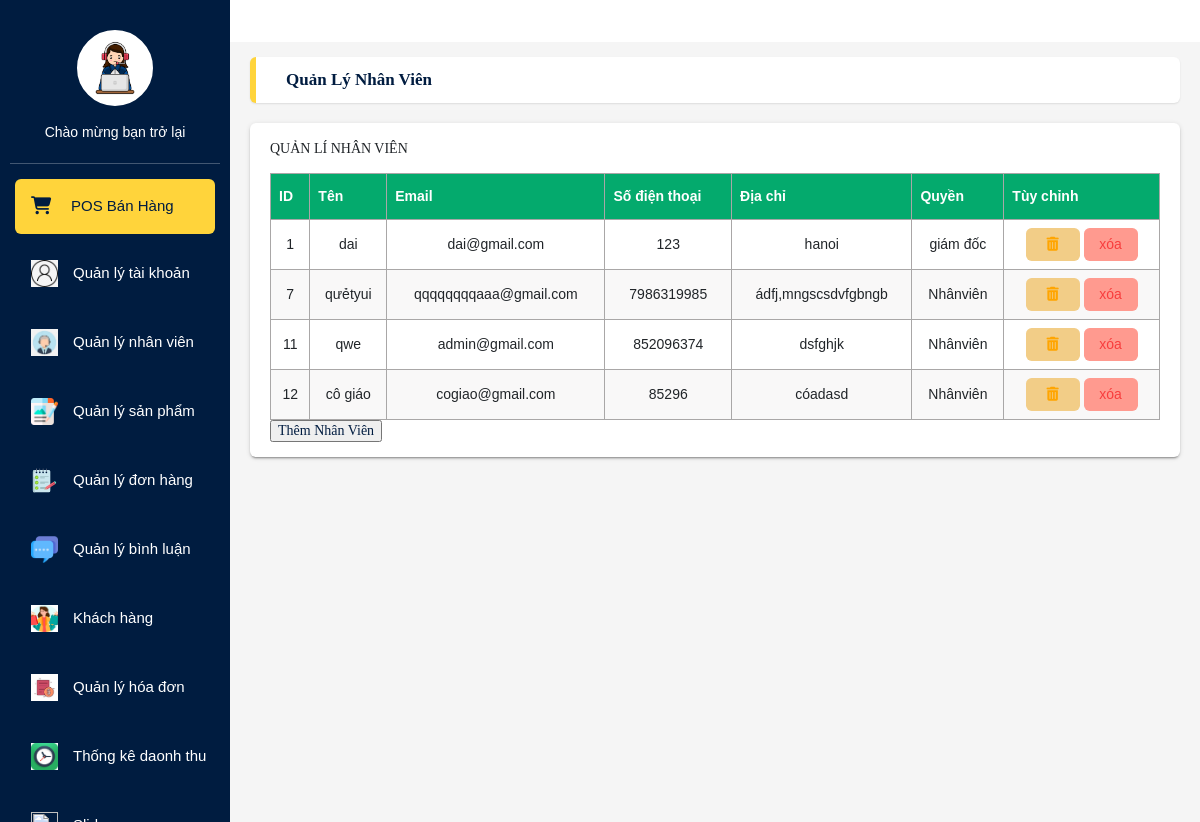
Screenshot of /admin/qlNV.php with the database file from the repository.
### tables this page shows
CREATE TABLE `tbltk` (
  `id_taikhoan` int(11) NOT NULL,
  `ten` varchar(50) NOT NULL,
  `email` varchar(255) NOT NULL,
  `pass` varchar(255) NOT NULL,
  `sdt` varchar(15) NOT NULL,
  `quyen` varchar(255) NOT NULL,
  `diachi` varchar(255) NOT NULL
);

### admin/qlNV.php (the view, shortened to what this page needs)
<?php
include "header.php";
include "Left_side.php";
?>
 <main class="app-content">
        <div class="app-title">
            <ul class="app-breadcrumb breadcrumb side">
            <li class="breadcrumb-item active"><a href="qlyhoadon.php"><b>Quản lý Nhân Viên</b></a></li>
            </ul>
        </div>
        <div class="row">
            <div class="col-md-12">
                <div class="tile">
                    <div class="tile-body" >
    <?php
    $conn = mysqli_connect("localhost","root","","cuahangtienloi");
    if(!$conn){
        die("Kết nối không thành công");
    }
    else{
        $sql = "SELECT * FROM tbltk";
        $result = mysqli_query($conn,$sql);
        if(mysqli_num_rows($result)>0){
                echo "<p>QUẢN LÍ NHÂN VIÊN</p>";
                echo"<table id='customers'>";
                    echo "<thead>";
                        echo "<tr>
                            <th>ID</th>
                            <th>Tên</th>
                            <th>Email</th>
                            <th>Số điện thoại</th>
                            <th>Địa chỉ</th>
                            <th>Quyền</th>
                            <th>Tùy chỉnh</th>
                        </tr>
                    </thead>
                    <tbody>";
                        while($row = mysqli_fetch_assoc($result)){
                                if($row["quyen"]!='0' && $row["quyen"]!=''){
                            echo "<tr>";
                                echo "<td>" . $row["id_taikhoan"] . "</td>";
                                echo "<td>" . $row["ten"] . "</td>";
                                echo "<td>" . $row["email"] . "</td>";
                                echo "<td>" . $row["sdt"] . "</td>";
                                echo "<td>" . $row["diachi"] . "</td>";
                                echo "<td>" . $row["quyen"] . "</td>";
                                echo "<td> <a href='editNV.php?id_taikhoan=".$row["id_taikhoan"]."'class='btn btn-edit' type='button' title='Sửa'>
                            <i class='fas fa-trash-alt'></i> </a>
                            <a href='deleteNV.php?id_taikhoan=".$row["id_taikhoan"]."'
                           onclick = \" javascript: return confirm('ban chac chan muon xoa') \" class='btn btn-delete' type='button' title='Xóa'>xóa</a> </td>
                           ";
                            echo"</tr>";
                                }
                    }
                    echo "</tbody>";
                    echo "</table>";
        }
        else{
            echo "Khong co ban ghi";
        }
    }
?>
</div>
    <button>
        <a href = 'createAccoutNV.php'> Thêm Nhân Viên </a>
    </button>
    </div>
    </div>
    </div>
</body>
</html>

### admin/css/main.css (style rules this page uses)
:root { --primary-color: rgb(243, 40, 40); --white-color: #fff; --black-color: #000; --text-color: #333; --border-color: #dbdbdb; --star-color: #FFCE3E; --blue-color: #409de3; --header-height: 120px; --navbar-height: 34px; --main-text-font: Arial, Helvetica, sans-serif; --header-with-search-height: calc(var(--header-height) - var(--navbar-height)); }
body { margin: 0; font-size: 14px; font-weight: 400; line-height: 1.5; color: #212529; text-align: left; background-color: #FFF; }
.row { display: -webkit-box; display: -ms-flexbox; display: flex; -ms-flex-wrap: wrap; flex-wrap: wrap; margin-right: -15px; margin-left: -15px; }
li { list-style: none; }
ul { margin: 0; }
a { color: rgb(0, 28, 64); text-decoration: none; background-color: transparent; }
p { margin-top: 0; }
.app-content { min-height: calc(100vh - 50px); padding: 15px 20px; background-color: #f5f5f5; -webkit-transition: margin-left 0.3s ease; -o-transition: margin-left 0.3s ease; transition: margin-left 0.3s ease; margin-left: 230px; margin-top: 42px; }
.app-title { display: flex; -webkit-box-align: center; align-items: center; -webkit-box-pack: justify; justify-content: space-between; -webkit-box-orient: horizontal; -webkit-box-direction: normal; flex-direction: row; background-color: #FFF; border-radius: 0.375rem; padding: 10px 30px; box-shadow: 0 1px 2px rgb(0 0 0 / 10%); border-left: 6px solid #FFD43B; margin-bottom: 20px; }
.app-breadcrumb { margin-bottom: 0; font-weight: 500; font-size: 17px; text-transform: capitalize; text-align: left; padding: 0; background-color: transparent; }
.breadcrumb { display: flex; flex-wrap: wrap; list-style: none; border-radius: 0.25rem; }
.breadcrumb-item.active { color: #6c757d; }
.col-md-12 { -webkit-box-flex: 0; max-width: 100%; position: relative; width: 100%; min-height: 1px; padding-right: 15px; padding-left: 15px; }
.tile { position: relative; background: #ffffff; border-radius: 0.375rem; padding: 15px 20px ; -webkit-box-shadow: 0 2px 2px 0 rgba(0, 0, 0, 0.14), 0 1px 5px 0 rgba(0, 0, 0, 0.12), 0 3px 1px -2px rgba(0, 0, 0, 0.2); box-shadow: 0 2px 2px 0 rgba(0, 0, 0, 0.14), 0 1px 5px 0 rgba(0, 0, 0, 0.12), 0 3px 1px -2px rgba(0, 0, 0, 0.2); margin-bottom: 30px; -webkit-transition: all 0.3s ease-in-out; -o-transition: all 0.3s ease-in-out; transition: all 0.3s ease-in-out; }
.btn:not(:disabled):not(.disabled) { cursor: pointer; }
.btn { display: inline-block; font-weight: 500; text-align: center; white-space: nowrap; vertical-align: middle; -webkit-user-select: none; -moz-user-select: none; -ms-user-select: none; user-select: none; border: 2px solid transparent; padding: 0.375rem 0.75rem; font-size: 0.875rem; font-family: var(--main-text-font); line-height: 1.5; border-radius: 0.357rem; -webkit-transition: background-color 0.3s ease-in-out, border-color 0.3s ease-in-out, -webkit-box-shadow 0.3s cubic-bezier(0.35, 0, 0.25, 1), -webkit-transform 0.2s cubic-bezier(0.35, 0, 0.25, 1); transition: background-color 0.3s ease-in-out, border-color 0.3s ease-in-out, -webkit-box-shadow 0.3s cubic-bezier(0.35, 0, 0.25, 1), -webkit-transform 0.2s cubic-bezier(0.35, 0, 0.25, 1); -o-transition: box-shadow 0.3s cubic-bezier(0.35, 0, 0.25, 1), transform 0.2s cubic-bezier(0.35, 0, 0.25, 1), background-color 0.3s ease-in-out, border-color 0.3s ease-in-out; transition: box-shadow 0.3s cubic-bezier(0.35, 0, 0.25, 1), transform 0.2s cubic-bezier(0.35, 0, 0.25, 1), background-color 0.3s ease-in-out, border-color 0.3s ease-in-out; transition: box-shadow 0.3s cubic-bezier(0.35, 0, 0.25, 1), transform 0.2s cubic-bezier(0.35, 0, 0.25, 1), background-color 0.3s ease-in-out, border-color 0.3s ease-in-out, -webkit-box-shadow 0.3s cubic-bezier(0.35, 0, 0.25, 1), -webkit-transform 0.2s cubic-bezier(0.35, 0, 0.25, 1); }
#customers { font-family: var(--main-text-font); border-collapse: collapse; width: 100%; }
#customers td, #customers th { text-align: center; border: 1px solid #a9a7a7; padding: 8px; }
#customers tr:nth-child(even) { background-color: #f9f8f8; }
#customers th { padding-top: 12px; padding-bottom: 12px; text-align: left; background-color: #04AA6D; color: white; }
.btn-edit { width: 30px; border: none; outline: none; background-color: rgb(242, 205, 135); color: orange; }
.tile-body { width: 100%; }
.btn-delete { width: 30px; border: none; outline: none; background-color: rgb(255, 154, 143); color: #f83d3d; }

### rows the page displays
tbltk: id_taikhoan "1", ten "dai", email "dai@gmail.com", sdt "123", diachi "hanoi", quyen "giám đốc"
tbltk: id_taikhoan "7", ten "qưẻtyui", email "qqqqqqqqaaa@gmail.com", sdt "7986319985", diachi "ádfj,mngscsdvfgbngb", quyen "Nhânviên"
tbltk: id_taikhoan "11", ten "qwe", email "admin@gmail.com", sdt "852096374", diachi "dsfghjk", quyen "Nhânviên"
tbltk: id_taikhoan "12", ten "cô giáo", email "cogiao@gmail.com", sdt "85296", diachi "cóadasd", quyen "Nhânviên"
